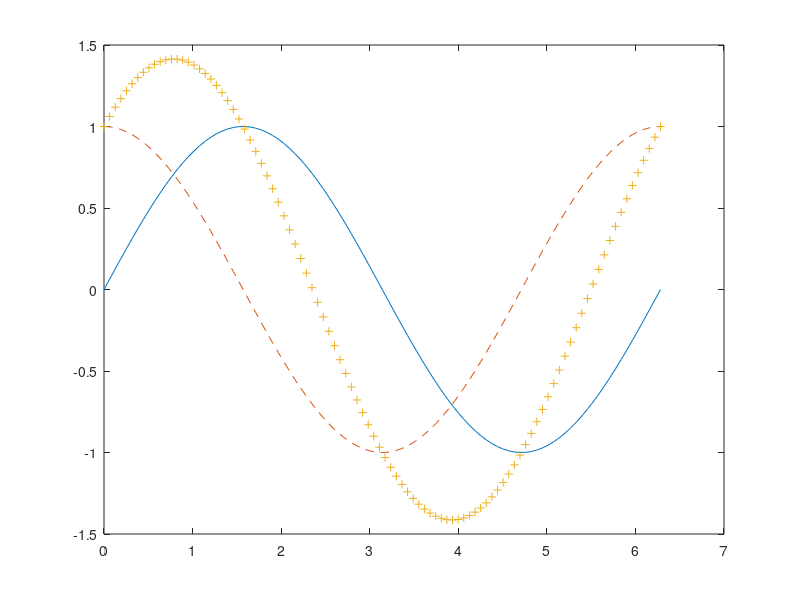
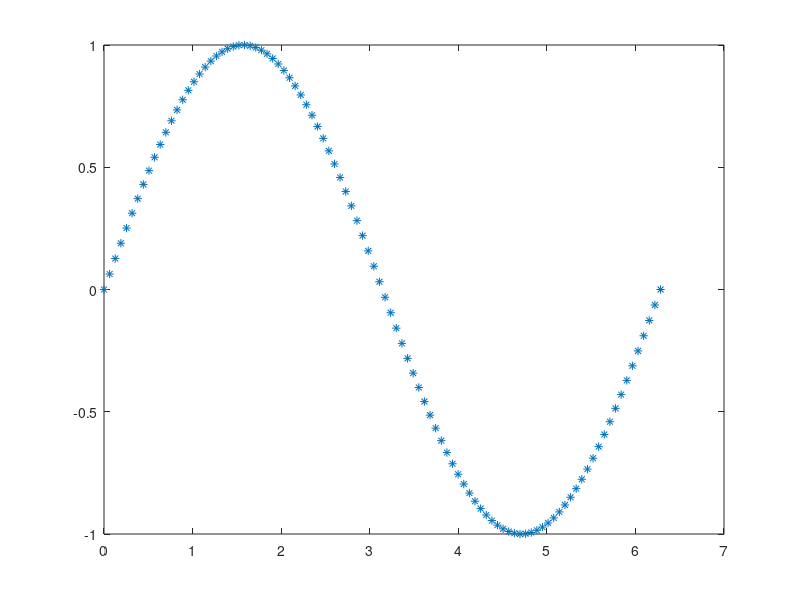
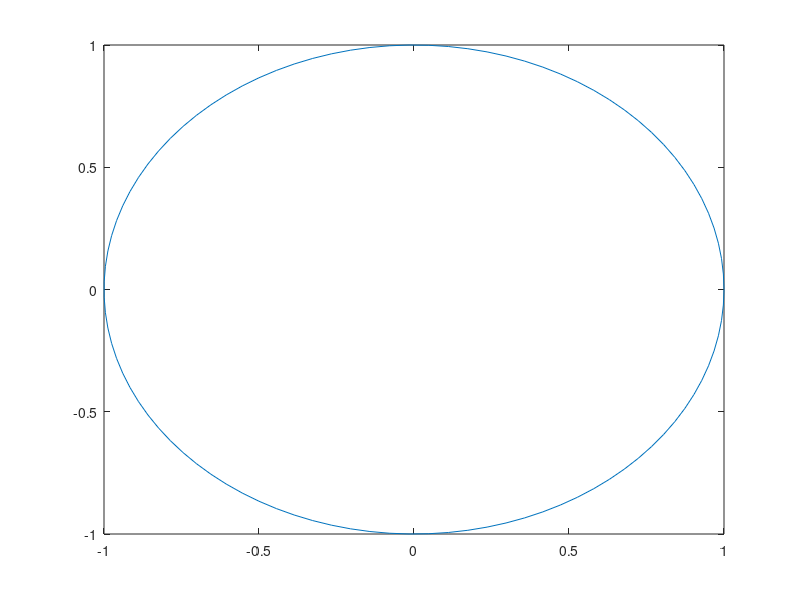

These charts were generated, in order, by the following MATLAB code:
% construindo gra'ficos

x=linspace(0,2*pi,100);
y=sin(x);
z=cos(x);
figure(1)
plot(x,y,x,z,'--',x,y+z,'+')
figure(2)
plot(x,y,'*')
figure(3)
plot(z,y)
